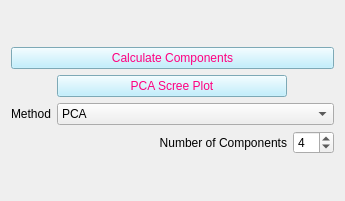
          <widget class="QWidget" name="page_5">
           <property name="geometry">
            <rect>
             <x>0</x>
             <y>0</y>
             <width>345</width>
             <height>201</height>
            </rect>
           </property>
           <attribute name="label">
            <string>Component Analysis</string>
           </attribute>
           <layout class="QGridLayout" name="gridLayout_15">
            <item row="0" column="0">
             <layout class="QGridLayout" name="gridLayout">
              <item row="0" column="0" colspan="3">
               <widget class="QPushButton" name="pb_calc_components">
                <property name="sizePolicy">
                 <sizepolicy hsizetype="Minimum" vsizetype="Fixed">
                  <horstretch>0</horstretch>
                  <verstretch>0</verstretch>
                 </sizepolicy>
                </property>
                <property name="styleSheet">
                 <string notr="true">background-color: rgb(175, 236, 255);
color: rgb(255, 0, 127);
</string>
                </property>
                <property name="text">
                 <string>Calculate Components</string>
                </property>
               </widget>
              </item>
              <item row="1" column="1">
               <widget class="QPushButton" name="pb_pca_scree">
                <property name="sizePolicy">
                 <sizepolicy hsizetype="Expanding" vsizetype="Fixed">
                  <horstretch>0</horstretch>
                  <verstretch>0</verstretch>
                 </sizepolicy>
                </property>
                <property name="styleSheet">
                 <string notr="true">background-color: rgb(175, 236, 255);
color: rgb(255, 0, 127);
</string>
                </property>
                <property name="text">
                 <string>PCA Scree Plot</string>
                </property>
               </widget>
              </item>
              <item row="2" column="0">
               <widget class="QLabel" name="label_11">
                <property name="text">
                 <string>Method</string>
                </property>
                <property name="alignment">
                 <set>Qt::AlignRight|Qt::AlignTrailing|Qt::AlignVCenter</set>
                </property>
               </widget>
              </item>
              <item row="2" column="1" colspan="2">
               <widget class="QComboBox" name="cb_comp_method">
                <property name="sizePolicy">
                 <sizepolicy hsizetype="Preferred" vsizetype="Fixed">
                  <horstretch>0</horstretch>
                  <verstretch>0</verstretch>
                 </sizepolicy>
                </property>
                <item>
                 <property name="text">
                  <string>PCA</string>
                 </property>
                </item>
                <item>
                 <property name="text">
                  <string>NMF</string>
                 </property>
                </item>
                <item>
                 <property name="text">
                  <string>FastICA</string>
                 </property>
                </item>
                <item>
                 <property name="text">
                  <string>IncrementalPCA</string>
                 </property>
                </item>
                <item>
                 <property name="text">
                  <string>TruncatedSVD</string>
                 </property>
                </item>
                <item>
                 <property name="text">
                  <string>FactorAnalysis</string>
                 </property>
                </item>
                <item>
                 <property name="text">
                  <string>DictionaryLearning</string>
                 </property>
                </item>
               </widget>
              </item>
              <item row="3" column="0" colspan="2">
               <widget class="QLabel" name="label">
                <property name="text">
                 <string>Number of Components</string>
                </property>
                <property name="alignment">
                 <set>Qt::AlignRight|Qt::AlignTrailing|Qt::AlignVCenter</set>
                </property>
               </widget>
              </item>
              <item row="3" column="2">
               <widget class="QSpinBox" name="sb_ncomp">
                <property name="minimum">
                 <number>1</number>
                </property>
                <property name="value">
                 <number>4</number>
                </property>
               </widget>
              </item>
             </layout>
            </item>
           </layout>
          </widget>
